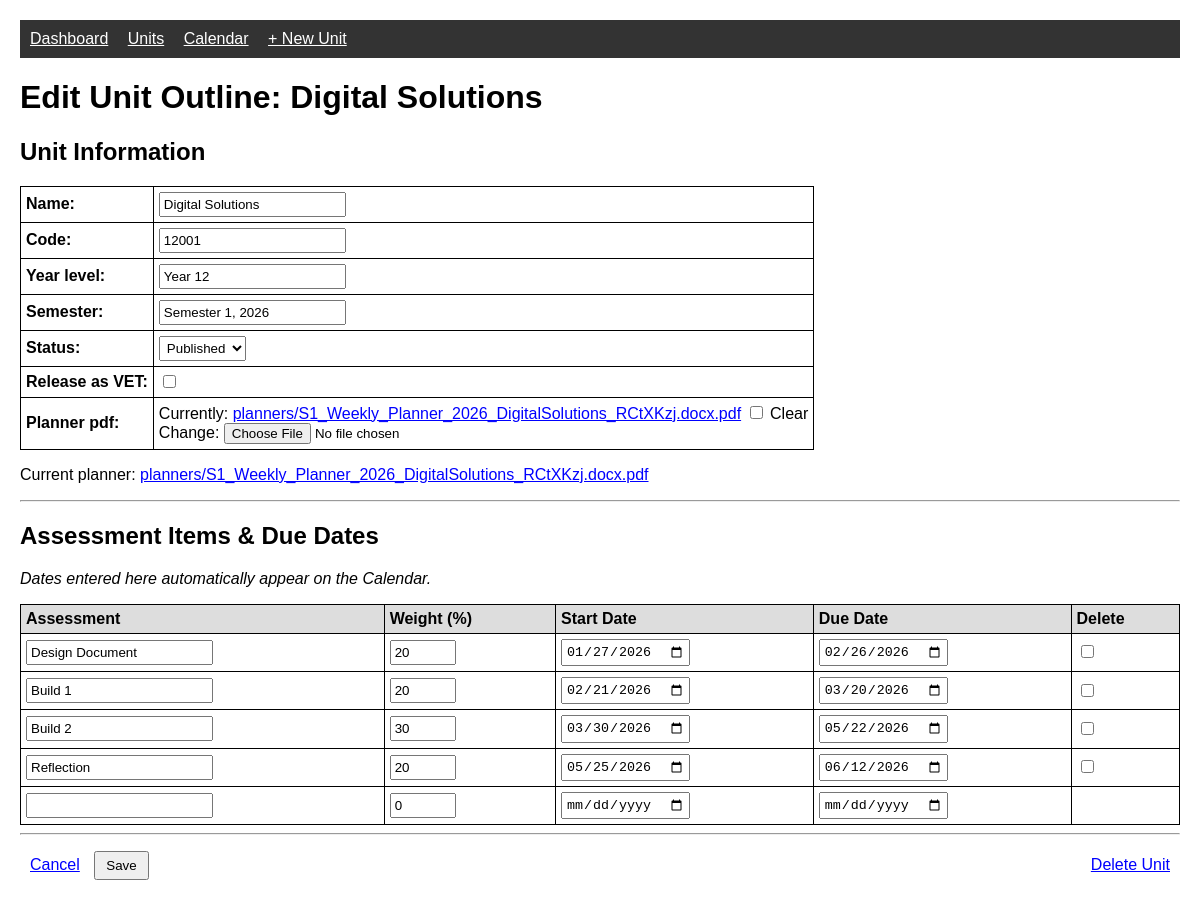
The app's page /units/1/ with its own data.
### hello/models.py (models this page shows, shortened)
class UnitOutline(models.Model):
    STATUS_CHOICES = [
        ('DRAFT', 'Draft'),
        ('PUBLISHED', 'Published'),
        ('ARCHIVED', 'Archived'),
    ]
    name = models.CharField(max_length=200)
    code = models.CharField(max_length=20)
    year_level = models.CharField(max_length=20, blank=True)
    semester = models.CharField(max_length=40, blank=True, default='Semester 1, 2026')
    status = models.CharField(max_length=20, choices=STATUS_CHOICES, default='DRAFT')
    planner_pdf = models.FileField(upload_to='planners/', null=True, blank=True)
    release_as_vet = models.BooleanField(default=False, verbose_name='Release as VET')
    created_date = models.DateTimeField(auto_now_add=True)
    modified_date = models.DateTimeField(auto_now=True)
    class Meta:
        ordering = ['-modified_date']

### hello/views.py (the view)
# urls.py: path('units/<int:pk>/', views.unit_edit, name='unit_edit'),
def unit_edit(request, pk=None):
    unit = get_object_or_404(UnitOutline, pk=pk) if pk else None
    if request.method == 'POST':
        form = UnitOutlineForm(request.POST, request.FILES, instance=unit)
        if form.is_valid():
            saved_unit = form.save()
            formset = AssessmentFormSet(request.POST, instance=saved_unit)
            if formset.is_valid():
                formset.save()
                messages.success(request, f'Saved "{saved_unit.name}".')
                return redirect('teacher_portal:unit_edit', pk=saved_unit.pk)
        else:
            formset = AssessmentFormSet(request.POST, instance=unit)
    else:
        form = UnitOutlineForm(instance=unit)
        formset = AssessmentFormSet(instance=unit)
    return render(request, 'unit_edit.html',
                  {'form': form, 'formset': formset, 'unit': unit})

### hello/forms.py (shortened to what this page needs)
class UnitOutlineForm(forms.ModelForm):
    class Meta:
        model = UnitOutline
        fields = ['name', 'code', 'year_level', 'semester', 'status', 'release_as_vet', 'planner_pdf']
        widgets = {
            'planner_pdf': forms.ClearableFileInput(attrs={'accept': '.pdf'}),
        }

### hello/templates/unit_edit.html (shortened to what this page needs)
{% extends 'base.html' %}
{% block content %}
<h1>{% if unit %}Edit Unit Outline: {{ unit.name }}{% else %}New Unit Outline{% endif %}</h1>
<form method="post" enctype="multipart/form-data">
    <h2>Unit Information</h2>
    <table style="width: auto;">
        {% for field in form %}
        <tr>
            <td><strong>{{ field.label }}:</strong></td>
            <td>
                {{ field }}
            </td>
        </tr>
        {% endfor %}
    </table>
    {% if unit and unit.planner_pdf %}
    <p>Current planner: <a href="{{ unit.planner_pdf.url }}" target="_blank">{{ unit.planner_pdf.name }}</a></p>
    {% endif %}
    <hr>
    <h2>Assessment Items & Due Dates</h2>
    <p><em>Dates entered here automatically appear on the Calendar.</em></p>
    <table>
        <tr>
            <th>Assessment</th>
            <th>Weight (%)</th>
            <th>Start Date</th>
            <th>Due Date</th>
            <th>Delete</th>
        </tr>
        {% for f in formset %}
        <tr>
            <td>{{ f.name }}</td>
            <td>{{ f.weight }}</td>
            <td>{{ f.start_date }}</td>
            <td>{{ f.due_date }}</td>
            <td>{% if f.instance.pk %}{{ f.DELETE }}{% endif %}</td>
        </tr>
        {% endfor %}
    </table>
    <hr>
    <p>
        <a href="{% url 'teacher_portal:unit_list' %}" class="btn">Cancel</a>
        <button type="submit" class="btn">Save</button>
        {% if unit %}
        <a href="{% url 'teacher_portal:unit_delete' unit.pk %}" class="btn" style="float:right;">Delete Unit</a>
        {% endif %}
    </p>
</form>
{% endblock %}

### hello/templates/base.html (style rules this page uses)
body { font-family: sans-serif; margin: 20px; }
a { color: blue; }
table { border-collapse: collapse; width: 100%; }
th, td { border: 1px solid black; padding: 5px; text-align: left; }
th { background: #ddd; }
.btn { padding: 5px 10px; cursor: pointer; }
input[type=text], input[type=number], input[type=date], select, textarea { padding: 3px; }

### records on screen
UnitOutline: name "Digital Solutions", form "Digital Solutions" "12001" "Year 12" "Semester 1, 2026" "Published", planner_pdf.name "planners/S1_Weekly_Planner_2026_DigitalSolutions_RCtXKzj.docx.pdf"

### other values on screen
{{ field.label }} "Name" "Code" "Year level" "Semester" "Status" "Release as VET" "Planner pdf"
